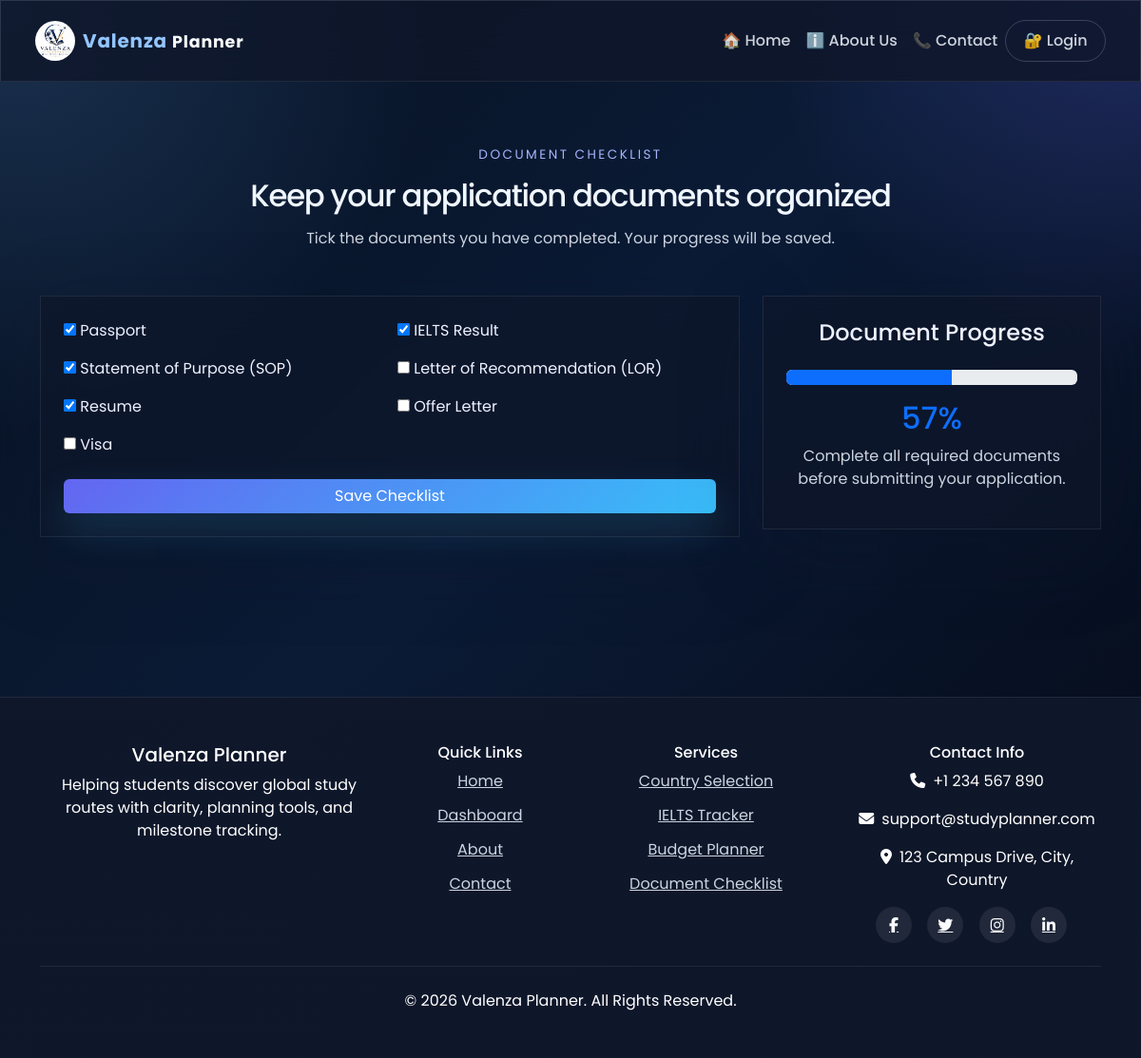
The app's page /document_dashboard/ (signed in), older data.
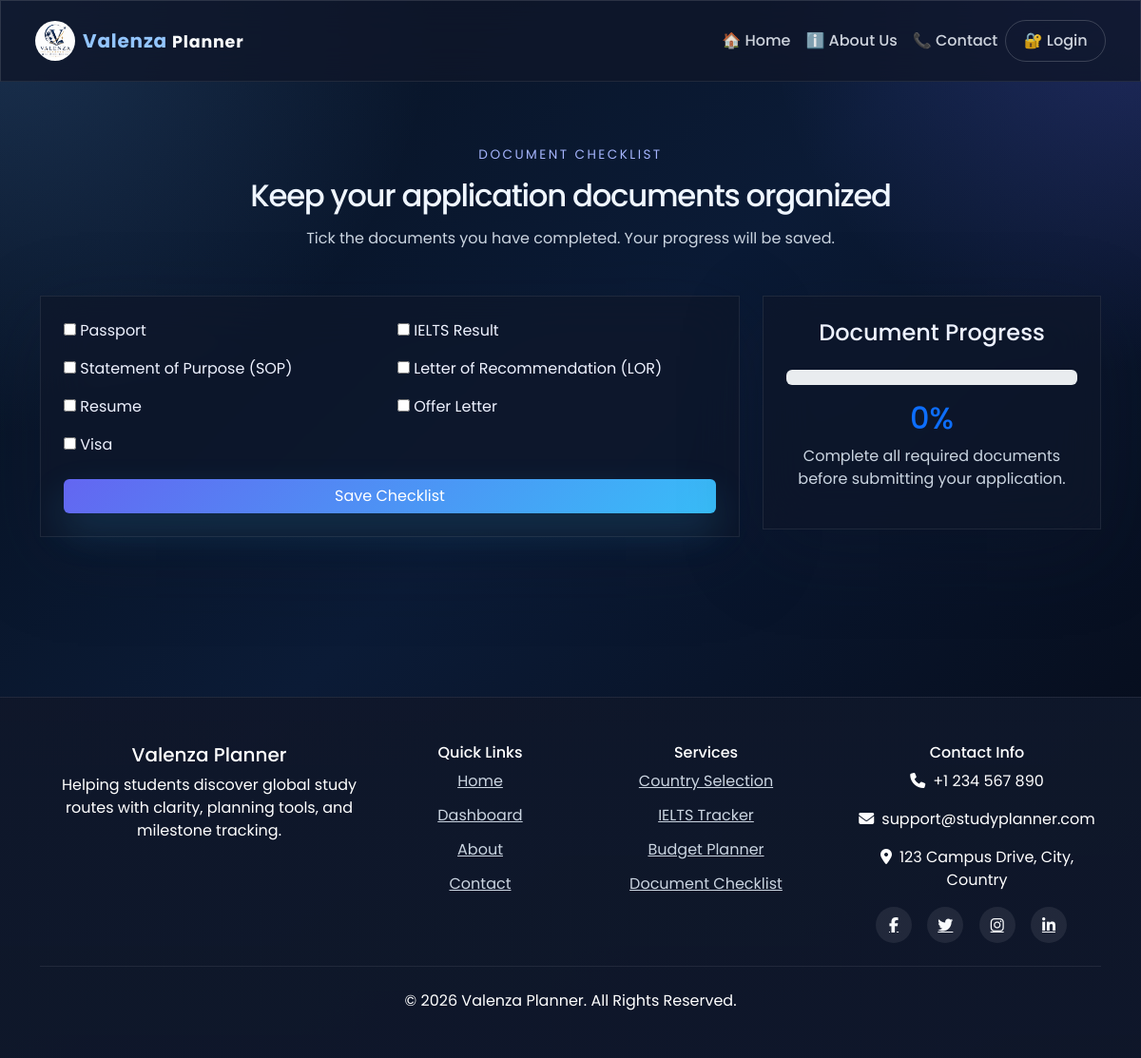
The same page, newer data.
### students/models.py (models this page shows, shortened)
class DocumentChecklist(models.Model):
    user = models.ForeignKey(User, on_delete=models.CASCADE)
    passport = models.BooleanField(default=False)
    ielts = models.BooleanField(default=False)
    sop = models.BooleanField(default=False)
    lor = models.BooleanField(default=False)
    resume = models.BooleanField(default=False)
    offer_letter = models.BooleanField(default=False)
    visa = models.BooleanField(default=False)

### students/views.py (the view, shortened to what this page needs)
# urls.py: path('document_dashboard/', views.document_dashboard, name='document_dashboard'),
def document_dashboard(request):
    checklist = DocumentChecklist.objects.filter(user=request.user).first()
    checklist = DocumentChecklist.objects.filter(user=request.user).first()
    progress = 0
    if checklist:
        completed = 0
        if checklist.passport:
            completed += 1
        if checklist.ielts:
            completed += 1
        if checklist.sop:
            completed += 1
        if checklist.lor:
            completed += 1
        if checklist.resume:
            completed += 1
        if checklist.offer_letter:
            completed += 1
        if checklist.visa:
            completed += 1
        progress = round((completed / 7) * 100)
    return render(request,
                  "documents/document_list.html",
                  {
                      "checklist": checklist,
                      "progress": progress,
                  })

### students/templates/documents/document_list.html (shortened to what the changed rows need)
{% extends 'base.html' %}
{% block content %}
<section class="section-padding">
    <div class="container">
        <div class="section-heading text-center mb-5">
            <h2 class="section-title">Keep your application documents organized</h2>
        </div>
        <form method="POST">
            <div class="row">
                <div class="col-lg-8">
                    <div class="section-glass p-4 shadow-soft">
                        <div class="row g-3">
                            <div class="col-md-6">
                                <label>
                                    <input type="checkbox" name="passport"
                                        {% if checklist and checklist.passport %}checked{% endif %}>
                                    Passport
                                </label>
                            </div>
                            <div class="col-md-6">
                                <label>
                                    <input type="checkbox" name="ielts"
                                        {% if checklist and checklist.ielts %}checked{% endif %}>
                                    IELTS Result
                                </label>
                            </div>
                            <div class="col-md-6">
                                <label>
                                    <input type="checkbox" name="sop"
                                        {% if checklist and checklist.sop %}checked{% endif %}>
                                    Statement of Purpose (SOP)
                                </label>
                            </div>
                            <div class="col-md-6">
                                <label>
                                    <input type="checkbox" name="lor"
                                        {% if checklist and checklist.lor %}checked{% endif %}>
                                    Letter of Recommendation (LOR)
                                </label>
                            </div>
                            <div class="col-md-6">
                                <label>
                                    <input type="checkbox" name="resume"
                                        {% if checklist and checklist.resume %}checked{% endif %}>
                                    Resume
                                </label>
                            </div>
                            <div class="col-md-6">
                                <label>
                                    <input type="checkbox" name="offer_letter"
                                        {% if checklist and checklist.offer_letter %}checked{% endif %}>
                                    Offer Letter
                                </label>
                            </div>
                            <div class="col-md-6">
                                <label>
                                    <input type="checkbox" name="visa"
                                        {% if checklist and checklist.visa %}checked{% endif %}>
                                    Visa
                                </label>
                            </div>
                        </div>
                    </div>
                </div>
                <div class="col-lg-4">
                    <div class="section-glass p-4 shadow-soft text-center">
                        <h4>Document Progress</h4>
                        <div class="progress mt-4 mb-3">
                            <div class="progress-bar"
                                 role="progressbar"
                                 style="width: {{ progress }}%;"
                                 aria-valuenow="{{ progress }}"
                                 aria-valuemin="0"
                                 aria-valuemax="100">
                            </div>
                        </div>
                        <h2 class="text-primary">
                            {{ progress }}%
                        </h2>
                        <p class="text-muted">
                            Complete all required documents before submitting your application.
                        </p>
                    </div>
                </div>
            </div>
        </form>
    </div>
</section>
{% endblock %}

Row changes from the older to the newer data that the page shows:
no longer on this page (row edited): DocumentChecklist: passport "☑", ielts "☑", sop "☑", resume "☑"
Text that changed along with them:
form field passport: (not shown) → "☐"
form field ielts: (not shown) → "☐"
form field sop: (not shown) → "☐"
form field lor: (not shown) → "☐"
form field resume: (not shown) → "☐"
form field offer_letter: (not shown) → "☐"
form field visa: (not shown) → "☐"
{{ progress }}: "57" → "0"
